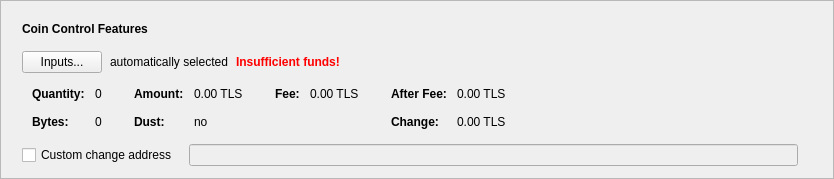
      <widget class="QFrame" name="frameCoinControl">
       <property name="sizePolicy">
        <sizepolicy hsizetype="Expanding" vsizetype="Fixed">
         <horstretch>0</horstretch>
         <verstretch>0</verstretch>
        </sizepolicy>
       </property>
       <property name="frameShape">
        <enum>QFrame::StyledPanel</enum>
       </property>
       <property name="frameShadow">
        <enum>QFrame::Raised</enum>
       </property>
       <layout class="QVBoxLayout" name="verticalLayout_2">
        <item>
         <layout class="QVBoxLayout" name="verticalLayoutCoinControl" stretch="0,0,0,0,0">
          <property name="spacing">
           <number>0</number>
          </property>
          <property name="sizeConstraint">
           <enum>QLayout::SetDefaultConstraint</enum>
          </property>
          <property name="leftMargin">
           <number>10</number>
          </property>
          <property name="topMargin">
           <number>10</number>
          </property>
          <item>
           <layout class="QHBoxLayout" name="horizontalLayoutCoinControl1">
            <property name="bottomMargin">
             <number>15</number>
            </property>
            <item>
             <widget class="QLabel" name="labelCoinControlFeatures">
              <property name="sizePolicy">
               <sizepolicy hsizetype="Preferred" vsizetype="Maximum">
                <horstretch>0</horstretch>
                <verstretch>0</verstretch>
               </sizepolicy>
              </property>
              <property name="font">
               <font>
                <weight>75</weight>
                <bold>true</bold>
               </font>
              </property>
              <property name="styleSheet">
               <string notr="true">font-weight:bold;</string>
              </property>
              <property name="text">
               <string>Coin Control Features</string>
              </property>
             </widget>
            </item>
           </layout>
          </item>
          <item>
           <layout class="QHBoxLayout" name="horizontalLayoutCoinControl2" stretch="0,0,0,0">
            <property name="spacing">
             <number>8</number>
            </property>
            <property name="bottomMargin">
             <number>10</number>
            </property>
            <item>
             <widget class="QPushButton" name="pushButtonCoinControl">
              <property name="styleSheet">
               <string notr="true"/>
              </property>
              <property name="text">
               <string>Inputs...</string>
              </property>
              <property name="autoDefault">
               <bool>false</bool>
              </property>
             </widget>
            </item>
            <item>
             <widget class="QLabel" name="labelCoinControlAutomaticallySelected">
              <property name="text">
               <string>automatically selected</string>
              </property>
              <property name="margin">
               <number>5</number>
              </property>
             </widget>
            </item>
            <item>
             <widget class="QLabel" name="labelCoinControlInsuffFunds">
              <property name="font">
               <font>
                <weight>75</weight>
                <bold>true</bold>
               </font>
              </property>
              <property name="styleSheet">
               <string notr="true">color:red;font-weight:bold;</string>
              </property>
              <property name="text">
               <string>Insufficient funds!</string>
              </property>
              <property name="margin">
               <number>5</number>
              </property>
             </widget>
            </item>
            <item>
             <spacer name="horizontalSpacerCoinControl">
              <property name="orientation">
               <enum>Qt::Horizontal</enum>
              </property>
              <property name="sizeHint" stdset="0">
               <size>
                <width>40</width>
                <height>1</height>
               </size>
              </property>
             </spacer>
            </item>
           </layout>
          </item>
          <item>
           <widget class="QWidget" name="widgetCoinControl" native="true">
            <property name="sizePolicy">
             <sizepolicy hsizetype="Preferred" vsizetype="Preferred">
              <horstretch>0</horstretch>
              <verstretch>0</verstretch>
             </sizepolicy>
            </property>
            <property name="minimumSize">
             <size>
              <width>0</width>
              <height>0</height>
             </size>
            </property>
            <property name="styleSheet">
             <string notr="true"/>
            </property>
            <layout class="QHBoxLayout" name="horizontalLayoutCoinControl5">
             <property name="leftMargin">
              <number>0</number>
             </property>
             <property name="topMargin">
              <number>0</number>
             </property>
             <property name="rightMargin">
              <number>0</number>
             </property>
             <property name="bottomMargin">
              <number>0</number>
             </property>
             <item>
              <layout class="QHBoxLayout" name="horizontalLayoutCoinControl3" stretch="0,0,0,1">
               <property name="spacing">
                <number>20</number>
               </property>
               <property name="topMargin">
                <number>0</number>
               </property>
               <property name="bottomMargin">
                <number>10</number>
               </property>
               <item>
                <layout class="QFormLayout" name="formLayoutCoinControl1">
                 <property name="horizontalSpacing">
                  <number>10</number>
                 </property>
                 <property name="verticalSpacing">
                  <number>14</number>
                 </property>
                 <property name="leftMargin">
                  <number>10</number>
                 </property>
                 <property name="topMargin">
                  <number>4</number>
                 </property>
                 <property name="rightMargin">
                  <number>6</number>
                 </property>
                 <item row="0" column="0">
                  <widget class="QLabel" name="labelCoinControlQuantityText">
                   <property name="font">
                    <font>
                     <weight>75</weight>
                     <bold>true</bold>
                    </font>
                   </property>
                   <property name="text">
                    <string>Quantity:</string>
                   </property>
                   <property name="margin">
                    <number>0</number>
                   </property>
                  </widget>
                 </item>
                 <item row="0" column="1">
                  <widget class="QLabel" name="labelCoinControlQuantity">
                   <property name="cursor">
                    <cursorShape>IBeamCursor</cursorShape>
                   </property>
                   <property name="contextMenuPolicy">
                    <enum>Qt::ActionsContextMenu</enum>
                   </property>
                   <property name="text">
                    <string notr="true">0</string>
                   </property>
                   <property name="margin">
                    <number>0</number>
                   </property>
                   <property name="textInteractionFlags">
                    <set>Qt::LinksAccessibleByMouse|Qt::TextSelectableByKeyboard|Qt::TextSelectableByMouse</set>
                   </property>
                  </widget>
                 </item>
                 <item row="1" column="0">
                  <widget class="QLabel" name="labelCoinControlBytesText">
                   <property name="font">
                    <font>
                     <weight>75</weight>
                     <bold>true</bold>
                    </font>
                   </property>
                   <property name="text">
                    <string>Bytes:</string>
                   </property>
                  </widget>
                 </item>
                 <item row="1" column="1">
                  <widget class="QLabel" name="labelCoinControlBytes">
                   <property name="cursor">
                    <cursorShape>IBeamCursor</cursorShape>
                   </property>
                   <property name="contextMenuPolicy">
                    <enum>Qt::ActionsContextMenu</enum>
                   </property>
                   <property name="text">
                    <string notr="true">0</string>
                   </property>
                   <property name="textInteractionFlags">
                    <set>Qt::LinksAccessibleByMouse|Qt::TextSelectableByKeyboard|Qt::TextSelectableByMouse</set>
                   </property>
                  </widget>
                 </item>
                </layout>
               </item>
               <item>
                <layout class="QFormLayout" name="formLayoutCoinControl2">
                 <property name="horizontalSpacing">
                  <number>10</number>
                 </property>
                 <property name="verticalSpacing">
                  <number>14</number>
                 </property>
                 <property name="leftMargin">
                  <number>6</number>
                 </property>
                 <property name="topMargin">
                  <number>4</number>
                 </property>
                 <property name="rightMargin">
                  <number>6</number>
                 </property>
                 <item row="0" column="0">
                  <widget class="QLabel" name="labelCoinControlAmountText">
                   <property name="font">
                    <font>
                     <weight>75</weight>
                     <bold>true</bold>
                    </font>
                   </property>
                   <property name="text">
                    <string>Amount:</string>
                   </property>
                   <property name="margin">
                    <number>0</number>
                   </property>
                  </widget>
                 </item>
                 <item row="0" column="1">
                  <widget class="QLabel" name="labelCoinControlAmount">
                   <property name="cursor">
                    <cursorShape>IBeamCursor</cursorShape>
                   </property>
                   <property name="contextMenuPolicy">
                    <enum>Qt::ActionsContextMenu</enum>
                   </property>
                   <property name="text">
                    <string notr="true">0.00 TLS</string>
                   </property>
                   <property name="textInteractionFlags">
                    <set>Qt::LinksAccessibleByMouse|Qt::TextSelectableByKeyboard|Qt::TextSelectableByMouse</set>
                   </property>
                  </widget>
                 </item>
                 <item row="1" column="0">
                  <widget class="QLabel" name="labelCoinControlLowOutputText">
                   <property name="font">
                    <font>
                     <weight>75</weight>
                     <bold>true</bold>
                    </font>
                   </property>
                   <property name="text">
                    <string>Dust:</string>
                   </property>
                  </widget>
                 </item>
                 <item row="1" column="1">
                  <widget class="QLabel" name="labelCoinControlLowOutput">
                   <property name="cursor">
                    <cursorShape>IBeamCursor</cursorShape>
                   </property>
                   <property name="contextMenuPolicy">
                    <enum>Qt::ActionsContextMenu</enum>
                   </property>
                   <property name="text">
                    <string notr="true">no</string>
                   </property>
                   <property name="textInteractionFlags">
                    <set>Qt::LinksAccessibleByMouse|Qt::TextSelectableByKeyboard|Qt::TextSelectableByMouse</set>
                   </property>
                  </widget>
                 </item>
                </layout>
               </item>
               <item>
                <layout class="QFormLayout" name="formLayoutCoinControl3">
                 <property name="horizontalSpacing">
                  <number>10</number>
                 </property>
                 <property name="verticalSpacing">
                  <number>14</number>
                 </property>
                 <property name="leftMargin">
                  <number>6</number>
                 </property>
                 <property name="topMargin">
                  <number>4</number>
                 </property>
                 <property name="rightMargin">
                  <number>6</number>
                 </property>
                 <item row="0" column="0">
                  <widget class="QLabel" name="labelCoinControlFeeText">
                   <property name="font">
                    <font>
                     <weight>75</weight>
                     <bold>true</bold>
                    </font>
                   </property>
                   <property name="text">
                    <string>Fee:</string>
                   </property>
                   <property name="margin">
                    <number>0</number>
                   </property>
                  </widget>
                 </item>
                 <item row="0" column="1">
                  <widget class="QLabel" name="labelCoinControlFee">
                   <property name="cursor">
                    <cursorShape>IBeamCursor</cursorShape>
                   </property>
                   <property name="contextMenuPolicy">
                    <enum>Qt::ActionsContextMenu</enum>
                   </property>
                   <property name="text">
                    <string notr="true">0.00 TLS</string>
                   </property>
                   <property name="textInteractionFlags">
                    <set>Qt::LinksAccessibleByMouse|Qt::TextSelectableByKeyboard|Qt::TextSelectableByMouse</set>
                   </property>
                  </widget>
                 </item>
                </layout>
               </item>
               <item>
                <layout class="QFormLayout" name="formLayoutCoinControl4">
                 <property name="horizontalSpacing">
                  <number>10</number>
                 </property>
                 <property name="verticalSpacing">
                  <number>14</number>
                 </property>
                 <property name="leftMargin">
                  <number>6</number>
                 </property>
                 <property name="topMargin">
                  <number>4</number>
                 </property>
                 <property name="rightMargin">
                  <number>6</number>
                 </property>
                 <item row="0" column="0">
                  <widget class="QLabel" name="labelCoinControlAfterFeeText">
                   <property name="font">
                    <font>
                     <weight>75</weight>
                     <bold>true</bold>
                    </font>
                   </property>
                   <property name="text">
                    <string>After Fee:</string>
                   </property>
                   <property name="margin">
                    <number>0</number>
                   </property>
                  </widget>
                 </item>
                 <item row="0" column="1">
                  <widget class="QLabel" name="labelCoinControlAfterFee">
                   <property name="cursor">
                    <cursorShape>IBeamCursor</cursorShape>
                   </property>
                   <property name="contextMenuPolicy">
                    <enum>Qt::ActionsContextMenu</enum>
                   </property>
                   <property name="text">
                    <string notr="true">0.00 TLS</string>
                   </property>
                   <property name="textInteractionFlags">
                    <set>Qt::LinksAccessibleByMouse|Qt::TextSelectableByKeyboard|Qt::TextSelectableByMouse</set>
                   </property>
                  </widget>
                 </item>
                 <item row="1" column="0">
                  <widget class="QLabel" name="labelCoinControlChangeText">
                   <property name="font">
                    <font>
                     <weight>75</weight>
                     <bold>true</bold>
                    </font>
                   </property>
                   <property name="text">
                    <string>Change:</string>
                   </property>
                  </widget>
                 </item>
                 <item row="1" column="1">
                  <widget class="QLabel" name="labelCoinControlChange">
                   <property name="cursor">
                    <cursorShape>IBeamCursor</cursorShape>
                   </property>
                   <property name="contextMenuPolicy">
                    <enum>Qt::ActionsContextMenu</enum>
                   </property>
                   <property name="text">
                    <string notr="true">0.00 TLS</string>
                   </property>
                   <property name="textInteractionFlags">
                    <set>Qt::LinksAccessibleByMouse|Qt::TextSelectableByKeyboard|Qt::TextSelectableByMouse</set>
                   </property>
                  </widget>
                 </item>
                </layout>
               </item>
              </layout>
             </item>
            </layout>
           </widget>
          </item>
          <item>
           <layout class="QHBoxLayout" name="horizontalLayoutCoinControl4" stretch="0,0,0">
            <property name="spacing">
             <number>12</number>
            </property>
            <property name="sizeConstraint">
             <enum>QLayout::SetDefaultConstraint</enum>
            </property>
            <property name="topMargin">
             <number>5</number>
            </property>
            <property name="rightMargin">
             <number>5</number>
            </property>
            <item>
             <widget class="QCheckBox" name="checkBoxCoinControlChange">
              <property name="toolTip">
               <string>If this is activated, but the change address is empty or invalid, change will be sent to a newly generated address.</string>
              </property>
              <property name="text">
               <string>Custom change address</string>
              </property>
             </widget>
            </item>
            <item>
             <widget class="QValidatedLineEdit" name="lineEditCoinControlChange">
              <property name="enabled">
               <bool>false</bool>
              </property>
              <property name="sizePolicy">
               <sizepolicy hsizetype="Expanding" vsizetype="Fixed">
                <horstretch>0</horstretch>
                <verstretch>0</verstretch>
               </sizepolicy>
              </property>
             </widget>
            </item>
            <item>
             <widget class="QLabel" name="labelCoinControlChangeLabel">
              <property name="sizePolicy">
               <sizepolicy hsizetype="Preferred" vsizetype="Expanding">
                <horstretch>0</horstretch>
                <verstretch>0</verstretch>
               </sizepolicy>
              </property>
              <property name="minimumSize">
               <size>
                <width>0</width>
                <height>0</height>
               </size>
              </property>
              <property name="text">
               <string/>
              </property>
              <property name="margin">
               <number>3</number>
              </property>
             </widget>
            </item>
           </layout>
          </item>
          <item>
           <spacer name="verticalSpacerCoinControl">
            <property name="orientation">
             <enum>Qt::Vertical</enum>
            </property>
            <property name="sizeType">
             <enum>QSizePolicy::Expanding</enum>
            </property>
            <property name="sizeHint" stdset="0">
             <size>
              <width>800</width>
              <height>1</height>
             </size>
            </property>
           </spacer>
          </item>
         </layout>
        </item>
       </layout>
      </widget>
